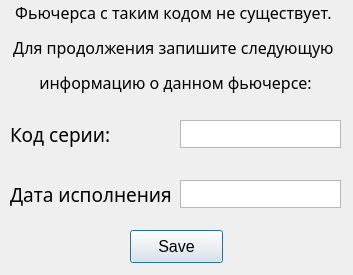
<?xml version="1.0" encoding="UTF-8"?>
<ui version="4.0">
 <class>Dialog</class>
 <widget class="QDialog" name="Dialog">
  <property name="windowModality">
   <enum>Qt::ApplicationModal</enum>
  </property>
  <property name="geometry">
   <rect>
    <x>0</x>
    <y>0</y>
    <width>353</width>
    <height>275</height>
   </rect>
  </property>
  <property name="windowTitle">
   <string>Table &quot;struc_futures&quot;</string>
  </property>
  <property name="windowIcon">
   <iconset>
    <normaloff>../icon/table.png</normaloff>../icon/table.png</iconset>
  </property>
  <widget class="QPushButton" name="pushButton">
   <property name="geometry">
    <rect>
     <x>130</x>
     <y>230</y>
     <width>93</width>
     <height>33</height>
    </rect>
   </property>
   <property name="font">
    <font>
     <pointsize>12</pointsize>
    </font>
   </property>
   <property name="text">
    <string>Save</string>
   </property>
  </widget>
  <widget class="QLabel" name="label">
   <property name="geometry">
    <rect>
     <x>10</x>
     <y>0</y>
     <width>331</width>
     <height>96</height>
    </rect>
   </property>
   <property name="font">
    <font>
     <family>Bahnschrift Light SemiCondensed</family>
     <pointsize>12</pointsize>
     <weight>50</weight>
     <bold>false</bold>
    </font>
   </property>
   <property name="text">
    <string>&lt;html&gt;&lt;head/&gt;&lt;body&gt;&lt;p align=&quot;center&quot;&gt;Фьючерса с таким кодом не существует. &lt;/p&gt;&lt;p align=&quot;center&quot;&gt;Для продолжения запишите следующую &lt;/p&gt;&lt;p align=&quot;center&quot;&gt;информацию о данном фьючерсе:&lt;/p&gt;&lt;/body&gt;&lt;/html&gt;</string>
   </property>
  </widget>
  <widget class="QLabel" name="label_4">
   <property name="geometry">
    <rect>
     <x>10</x>
     <y>120</y>
     <width>132</width>
     <height>28</height>
    </rect>
   </property>
   <property name="font">
    <font>
     <family>Bahnschrift Light SemiCondensed</family>
     <pointsize>14</pointsize>
     <weight>50</weight>
     <bold>false</bold>
    </font>
   </property>
   <property name="text">
    <string>Код серии:</string>
   </property>
  </widget>
  <widget class="QLabel" name="label_5">
   <property name="geometry">
    <rect>
     <x>10</x>
     <y>180</y>
     <width>161</width>
     <height>28</height>
    </rect>
   </property>
   <property name="font">
    <font>
     <family>Bahnschrift Light SemiCondensed</family>
     <pointsize>14</pointsize>
     <weight>50</weight>
     <bold>false</bold>
    </font>
   </property>
   <property name="text">
    <string>Дата исполнения:</string>
   </property>
  </widget>
  <widget class="QTextEdit" name="textEdit_2">
   <property name="geometry">
    <rect>
     <x>180</x>
     <y>120</y>
     <width>161</width>
     <height>28</height>
    </rect>
   </property>
  </widget>
  <widget class="QTextEdit" name="textEdit_3">
   <property name="geometry">
    <rect>
     <x>180</x>
     <y>180</y>
     <width>161</width>
     <height>28</height>
    </rect>
   </property>
  </widget>
 </widget>
 <resources/>
 <connections/>
</ui>
